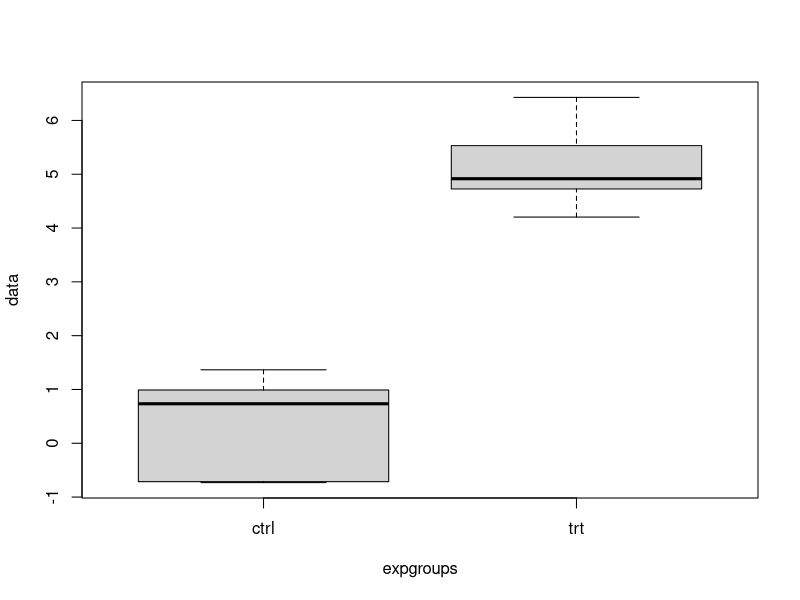
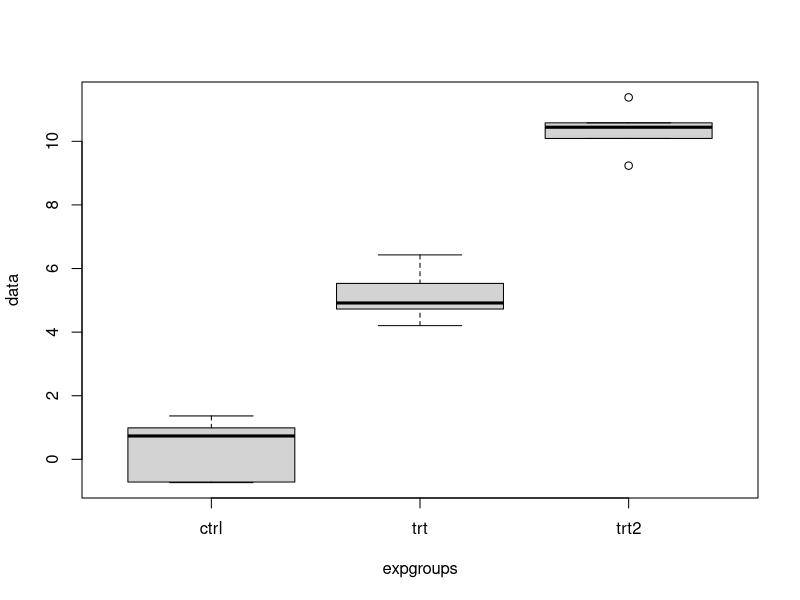
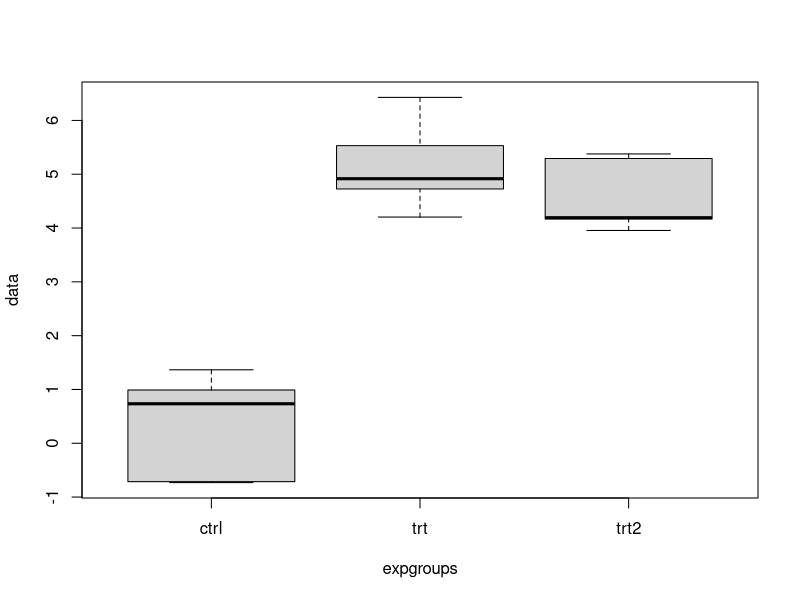
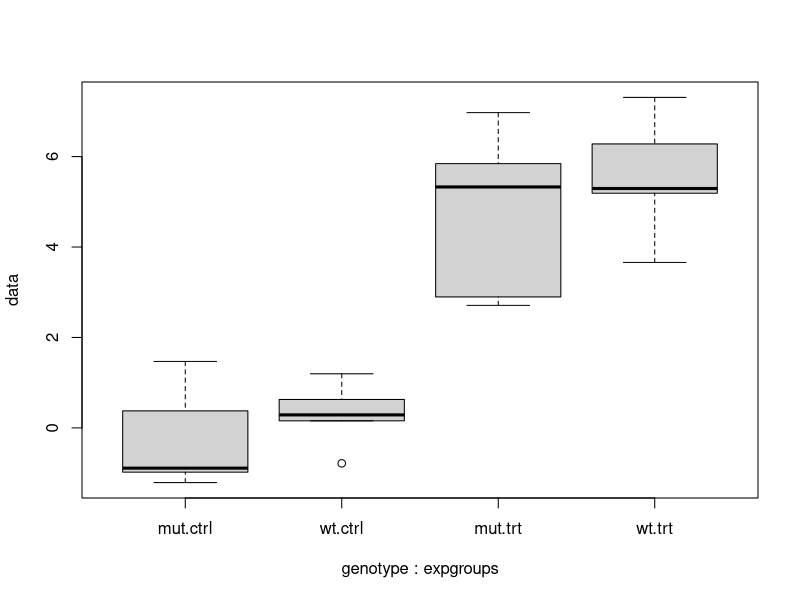
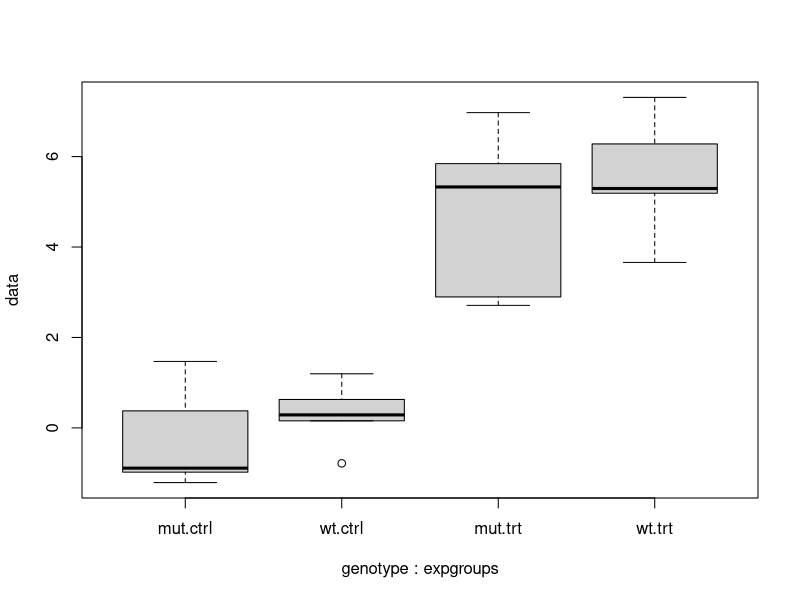
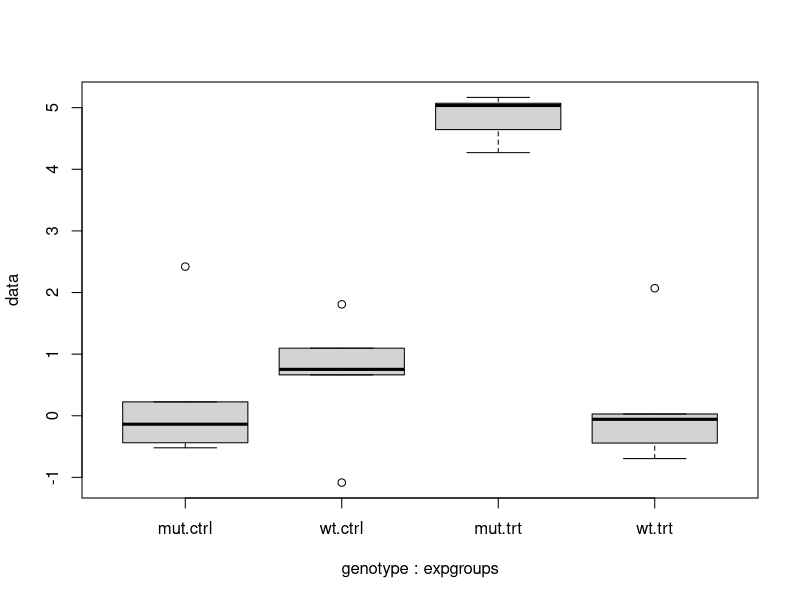

Recreate these plots in R, in order.
## ---- chunk 1
ctrl=rnorm(5)
## ---- chunk 2
trt = rnorm(5, mean=5)
## ---- chunk 3
data = c(ctrl,trt)
## ---- chunk 4
expgroups = factor(rep(c("ctrl", "trt"), each=5))
## ---- chunk 5
boxplot(data ~ expgroups)
## ---- chunk 6
summary(aov(data~expgroups))
## ---- chunk 7
datalm = lm(data ~ expgroups) # linear model of the data as explained by expgroups
                              # expgroups is the independent variable
                              # data is the dependent variable
summary(datalm)
## ---- chunk 8

anova(datalm)

## ---- chunk 9
summary(aov(data ~ expgroups))
t.test(data~expgroups, var.equal=T)


## ---- chunk 10
trt2= rnorm(5,mean=10) # same number of samples, but mean differs
## ---- chunk 11
data = c(ctrl,trt,trt2)
expgroups = factor(rep(c("ctrl", "trt", "trt2"), each=5))
boxplot(data ~ expgroups)
## ---- chunk 12
datalm = lm(data ~ expgroups)
summary(datalm)
## ---- chunk 13
summary(aov(data ~ expgroups))
## ---- chunk 14
TukeyHSD(aov(data ~ expgroups))
## ---- chunk 15
anova(datalm)

## ---- chunk 16
trt2= rnorm(5,mean=5)
data = c(ctrl,trt,trt2)
expgroups = factor(rep(c("ctrl", "trt","trt2"), each=5))
datalm = lm(data ~ expgroups)
boxplot(data ~ expgroups)
## ---- chunk 17
summary(datalm)
## ---- chunk 18
summary(aov(data~expgroups))
## ---- chunk 19
TukeyHSD(aov(data~expgroups))
## ---- chunk 20
wtctrl = rnorm(5,mean=0)
wttrt = rnorm(5,mean=5)

mutctrl = rnorm(5,mean=0)
muttrt = rnorm(5,mean=5)

data = c(wtctrl,wttrt,mutctrl,muttrt)
## ---- chunk 21
expgroups = factor(rep(c("ctrl", "trt","ctrl", "trt"), each=5))
genotype = factor(rep(c("wt", "mut"), each=10))
## ---- chunk 22
boxplot(data ~ genotype + expgroups)
## ---- chunk 23
datalm = lm(data ~ genotype + expgroups)
summary(datalm)
## ---- chunk 24
summary(aov(data ~ genotype + expgroups))
## ---- chunk 25
summary(aov(data ~ expgroups))


## ---- chunk 26
datalm = lm(data ~ genotype * expgroups)
summary(datalm)
## ---- chunk 27
boxplot(data~genotype * expgroups)

## ---- chunk 28
summary(aov(data ~ genotype * expgroups))
## ---- chunk 29
TukeyHSD(aov(data ~ genotype * expgroups))
## ---- chunk 30
wtctrl = rnorm(5,mean=0)
wttrt = rnorm(5,mean=0)

mutctrl = rnorm(5,mean=0)
muttrt = rnorm(5,mean=5)

data = c(wtctrl,wttrt,mutctrl,muttrt)
expgroups = factor(rep(c("ctrl", "trt","ctrl", "trt"), each=5))
genotype = factor(rep(c("wt", "mut"), each=10))

boxplot(data ~ genotype + expgroups)
## ---- chunk 31
summary(aov(data ~ expgroups))
## ---- chunk 32
summary(aov(data ~ expgroups + genotype))
## ---- chunk 33
summary(aov(data ~ genotype + expgroups))
## ---- chunk 34
TukeyHSD(aov(data ~ genotype + expgroups))
## ---- chunk 35
datalm = lm(data ~ genotype * expgroups)
summary(datalm)
## ---- chunk 36
datalm = lm(data ~ expgroups + genotype + genotype:expgroups)
summary(datalm)
## ---- chunk 37
summary(aov(data ~ genotype * expgroups))
## ---- chunk 38
TukeyHSD(aov(data ~ genotype * expgroups))
## ---- chunk 39
genotype = relevel(genotype, "wt")
datalm = lm(data ~ expgroups * genotype)
summary(datalm)
## ---- chunk 40
summary(aov(data ~ genotype * expgroups))
## ---- chunk 41
TukeyHSD(aov(data ~ genotype * expgroups))
## ---- chunk 42
dataalm1 = lm(data ~ genotype + expgroups)

dataalm2 = lm(data ~ genotype + expgroups + genotype:expgroups)

anova(dataalm1, dataalm2)
